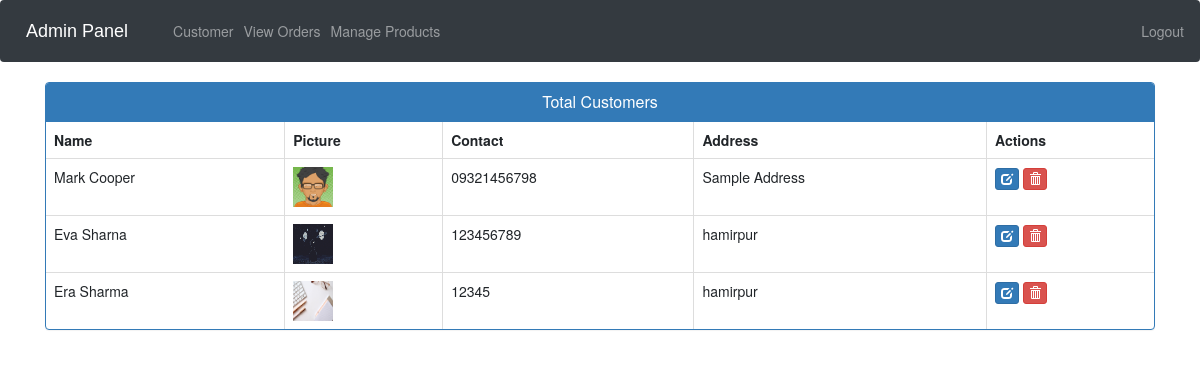
Before: /view-customer (signed in) with the older database file.
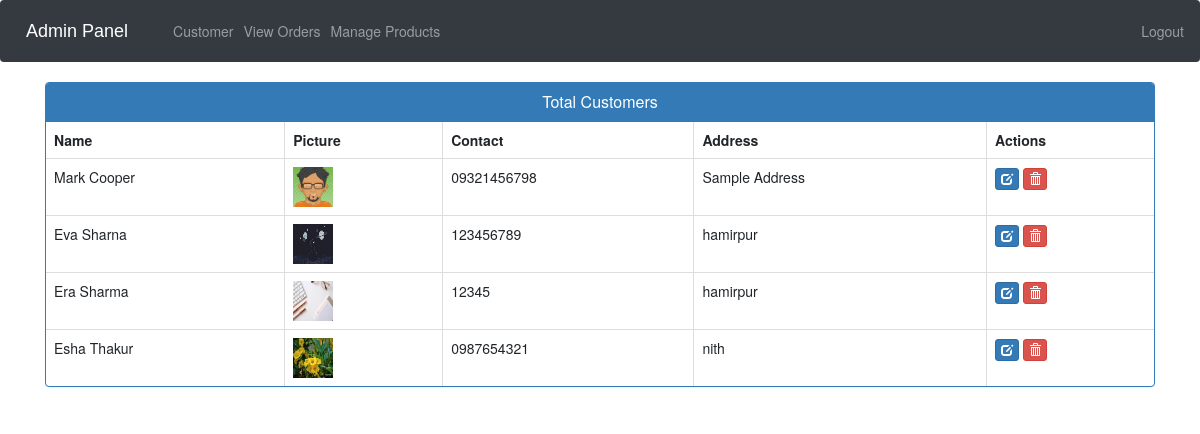
After: the same page with the newer database file.
### ecom/models.py (models this page shows, shortened)
class Customer(models.Model):
    user=models.OneToOneField(User,on_delete=models.CASCADE)
    profile_pic= models.ImageField(upload_to='profile_pic/CustomerProfilePic/',null=True,blank=True)
    address = models.CharField(max_length=40)
    mobile = models.CharField(max_length=20,null=False)
    @property
    def get_name(self):
        return self.user.first_name+" "+self.user.last_name

### ecom/views.py (the view)
# urls.py: path('view-customer', views.view_customer_view,name='view-customer'),
@login_required(login_url='adminlogin')
def view_customer_view(request):
    customers=models.Customer.objects.all()
    return render(request,'ecom/view_customer.html',{'customers':customers})

### templates/ecom/view_customer.html (shortened to what this page needs)
{% extends 'ecom/admin_base.html' %}
{% load static %}
{% block content %}
<head>
  <link href="//netdna.bootstrapcdn.com/bootstrap/3.0.0/css/bootstrap.min.css" rel="stylesheet" id="bootstrap-css">
</head>
<div class="container">
  <div class="panel panel-primary">
    <div class="panel-heading">
      <h6 class="panel-title">Total Customers</h6>
    </div>
    <table class="table table-hover table-bordered" id="dev-table">
      <thead>
        <tr>
          <th>Name</th>
          <th>Picture</th>
          <th>Contact</th>
          <th>Address</th>
          <th>Actions</th>
        </tr>
      </thead>
      {% for c in customers %}
      <tr>
        <td> {{c.get_name}}</td>
        <td> <img src="{% static c.profile_pic.url %}" alt="Profile Pic" height="40px" width="40px" /></td>
        <td>{{c.mobile}}</td>
        <td>{{c.address}}</td>
        <td><a class="btn btn-primary btn-xs" href="{% url 'update-customer' c.id  %}"><span class="glyphicon glyphicon-edit"></span></a>
        <a class="btn btn-danger btn-xs" href="{% url 'delete-customer' c.id  %}"><span class="glyphicon glyphicon-trash"></span></a></td>
      </tr>
      {% endfor %}
    </table>
  </div>
</div>
{% endblock content %}

### templates/ecom/admin_base.html (shortened to what this page needs)
<!DOCTYPE html>
{% load static %}
<html lang="en">
<head>
  <link rel="stylesheet" href="https://stackpath.bootstrapcdn.com/bootstrap/4.3.1/css/bootstrap.min.css">
  <link rel="stylesheet" href="https://maxcdn.bootstrapcdn.com/font-awesome/4.7.0/css/font-awesome.min.css">
</head>
<body>
  <div class="bs-example">
    <nav class="navbar navbar-expand-md navbar-dark fixed-top" style="background:#343A40;">
      <a href="/" class="navbar-brand">Admin Panel</a>
      <div class="collapse navbar-collapse justify-content-between" id="navbarCollapse">
        <div class="navbar-nav">
          <a href="/view-customer" class="nav-item nav-link">Customer</a>
          <a href="/admin-view-booking" class="nav-item nav-link">View Orders</a>
          <a href="/admin-products" class="nav-item nav-link">Manage Products</a>
        </div>
        <div class="navbar-nav navbar-right">
          <a href="/logout" class="nav-item nav-link"> Logout</a>
        </div>
      </div>
    </nav>
  </div>
  {% block content %}
  {% endblock content %}
<br><br><br><br><br><br><br><br>
</body>
</html>

### templates/ecom/admin_base.html (style rules this page uses)
.bs-example { margin: 0px; }
.navbar-brand { font-size: 20px; font-family: sans-serif; }

### templates/ecom/view_customer.html (style rules this page uses)
a:link { text-decoration: none; }
h6 { text-align: center; }

Changed rows visible on the page:
added Customer: get_name "Esha Thakur", profile_pic (picture), mobile "0987654321", address "nith"
